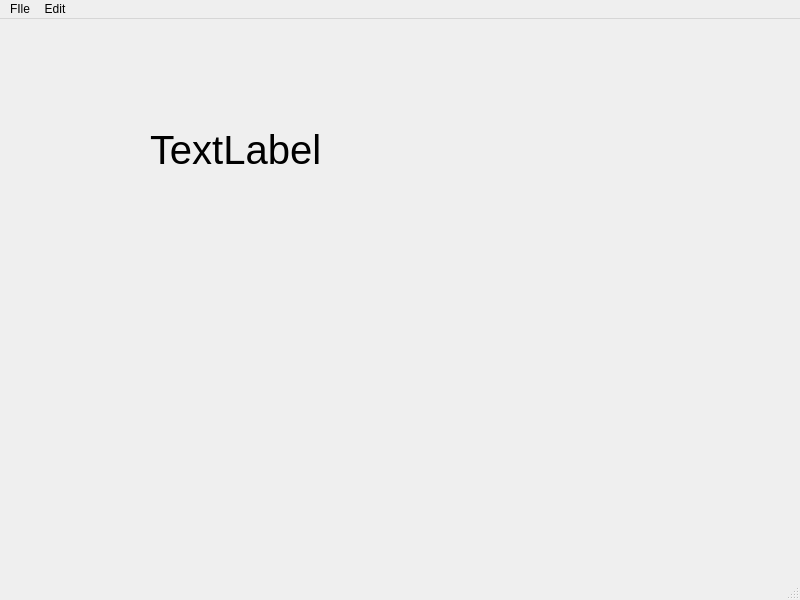
<?xml version="1.0" encoding="UTF-8"?>
<ui version="4.0">
 <class>MainWindow</class>
 <widget class="QMainWindow" name="MainWindow">
  <property name="geometry">
   <rect>
    <x>0</x>
    <y>0</y>
    <width>800</width>
    <height>600</height>
   </rect>
  </property>
  <property name="windowTitle">
   <string>MainWindow</string>
  </property>
  <widget class="QWidget" name="centralwidget">
   <widget class="QLabel" name="label">
    <property name="geometry">
     <rect>
      <x>150</x>
      <y>70</y>
      <width>211</width>
      <height>121</height>
     </rect>
    </property>
    <property name="font">
     <font>
      <pointsize>30</pointsize>
     </font>
    </property>
    <property name="text">
     <string>TextLabel</string>
    </property>
   </widget>
  </widget>
  <widget class="QMenuBar" name="menubar">
   <property name="geometry">
    <rect>
     <x>0</x>
     <y>0</y>
     <width>800</width>
     <height>21</height>
    </rect>
   </property>
   <widget class="QMenu" name="menuFIle">
    <property name="title">
     <string>FIle</string>
    </property>
    <addaction name="actionNew"/>
    <addaction name="actionSave"/>
   </widget>
   <widget class="QMenu" name="menuEdit">
    <property name="title">
     <string>Edit</string>
    </property>
    <addaction name="separator"/>
    <addaction name="actionCopy"/>
    <addaction name="actionPaste"/>
   </widget>
   <addaction name="menuFIle"/>
   <addaction name="menuEdit"/>
  </widget>
  <widget class="QStatusBar" name="statusbar"/>
  <action name="actionNew">
   <property name="text">
    <string>New</string>
   </property>
   <property name="statusTip">
    <string>Create new file</string>
   </property>
   <property name="shortcut">
    <string>Ctrl+N</string>
   </property>
  </action>
  <action name="actionSave">
   <property name="text">
    <string>Save</string>
   </property>
   <property name="statusTip">
    <string>Save a file</string>
   </property>
   <property name="shortcut">
    <string>Ctrl+S</string>
   </property>
  </action>
  <action name="actionCopy">
   <property name="text">
    <string>Copy</string>
   </property>
   <property name="statusTip">
    <string>Copy a file</string>
   </property>
  </action>
  <action name="actionPaste">
   <property name="text">
    <string>Paste</string>
   </property>
   <property name="statusTip">
    <string>Paste a copied file</string>
   </property>
   <property name="shortcut">
    <string>Ctrl+V</string>
   </property>
  </action>
 </widget>
 <resources/>
 <connections/>
</ui>
